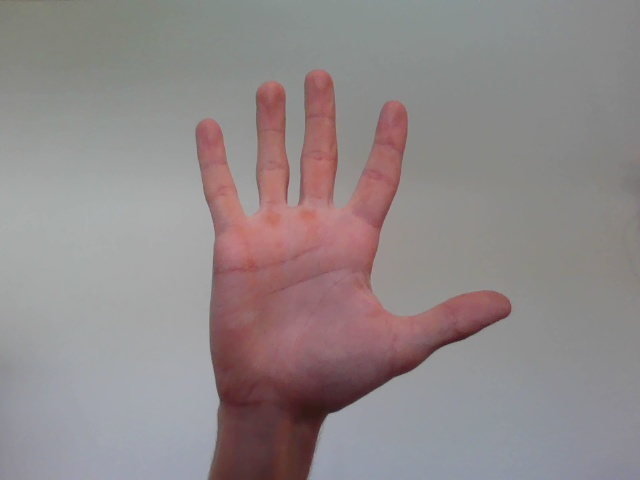
#> input picture test_images/5.jpg, 640 x 480 px
$ jupyter execute --allow-errors 'Dataset restrictions.ipynb'   (shell and % lines are left out)
#> lines starting #> are read from the running program, lines starting #| are printed output that depends on the picture
# Dataset restrictions

The purpose of this notebook is to explore the limits of the OpenPose model.

## Contents

- [Exposure](#Exposure)
- [Resolution](#Resolution)

[cell 1]
import cv2
import numpy as np
import pandas as pd
import matplotlib.pyplot as plt
import seaborn as sns
from skimage import exposure, transform, exposure

[cell 2]
frame = cv2.imread("test_images/5.jpg")
#> frame is the input picture: shape (480, 640, 3); mean B, G, R 137.5, 136.7, 145
plt.imshow(cv2.cvtColor(frame, cv2.COLOR_BGR2RGB))

[cell 3]
protoFile = "openpose/pose_deploy.prototxt"
weightsFile = "openpose/pose_iter_102000.caffemodel"
#> (the rest of this cell did not finish here and is left out)

## Exposure

One thing which can vary in many datasets is the exposure of the images. Now we can see what results the OpenPose model gives when we change the exposure of the test image. In this test we will change the exposure of the image by adjusting the gamma. The gamma will be in a range of 0.1 and 4.0 were 0.1 makes the images almost completely white, and 4.0 makes the image black. We can increment the gamma and predict the points. Then we can get the probablility of all the points of that image. The probablility is how confident the algorithm is, which means that the higher the better. Then we can plot all these probablilities in a graph to see the correlation.

[cell 4]
frameCopy = np.copy(frame)
probs = []
#> (the rest of this cell did not finish here and is left out)

In the graph below we can see that at both ends the probability goes down. This is expected because the image becomes more black or white the higher of lower you set the gamma. And we can see that around a gamma of '1.2' and '2.3' there is a bump. So it would be safe to say that the exposure of the images in the dataset should be between '1' and '2.5'.

#> (a cell that did not finish here is left out)

In the graph above we can see that there is a bump at around '1.2' and '2.3'. For this example we will take the gamma of '1.2' because we can assume that it will give better results because the hand will be more visible. For this image we can plot the histogram and cumulative distribution. Cumulative distribution function is method to describe the distribution of random variables. We can use this to see the distrobution of all the color channels. With data you might choose to also pre-process the images if the initial results were not good.

[cell 6]
frameCopy = np.copy(frame)
gamma_adjusted  = exposure.adjust_gamma(frameCopy, 1.2)

bins = 256
fig, axes = plt.subplots(1, 2, figsize=(14, 5))
ax_img, ax_hist = axes
ax_cdf = ax_hist.twinx()
ax_hist.set_xlabel('Pixel intensity')
ax_img.imshow(cv2.cvtColor(gamma_adjusted, cv2.COLOR_BGR2RGB))
ax_cdf.set_ylabel('Fraction of total intensity')
img_cdf, bins = exposure.cumulative_distribution(gamma_adjusted[:,:,0], bins)
#> img_cdf = 158 values from 1.95e-05 to 1; bins = 158 values from 11 to 168
ax_cdf.plot(bins, img_cdf, 'r')
img_cdf, bins = exposure.cumulative_distribution(gamma_adjusted[:,:,1], bins)
#> img_cdf = 158 values from 0 to 1
ax_cdf.plot(bins, img_cdf, 'g')
img_cdf, bins = exposure.cumulative_distribution(gamma_adjusted[:,:,2], bins)
#> img_cdf = 177 values from 0 to 1
#> (the rest of this cell did not finish here and is left out)

## Resolution

Another factor for datasets is the resulution of the images. We can assume that higher resolution images will preform better than lower ones. But this test is more to find out what the minimal resolution is which the OpenPose can predict.

[cell 7]
frameCopy = np.copy(frame)
scales = []
#> (the rest of this cell did not finish here and is left out)

Just like before we get the probability of each of the images. Every time we scale the images down by a factor of '0.2'. In the graph below we can see the confidence stays around '0.7' between '1.0' and '0.6'. Then the the probablility spikes up, one reason for why this is is because the OpenPose algorithm has been trained with image of this scale. Which means that it might be better at predicting at this size. After that the line goes down steeply. Until it flattens out at around '0.0'. The red line indicates the theshold for the probability. When i trained i set this threshold at '0.1'. This means that i did not accept a prediction where the probablility is smaller than '0.1'. And the scale factor is around '0.18', this indicates that the scale factor can be at least '0.18' before the probablility becomes too small.

#> (a cell that did not finish here is left out)

The resolution of the image will be '115 'by '86' if we scale the image down with a factor of '0.18'. But we need to keep in mind that the hand is only a small part of the image. So, in this case the resolution of the hand is only about '60' by '60'. And because the in an image can be at any size it would be better to recommend that the hand inside the image is no smaller than '60' by '60' pixels.

[cell 9]
import matplotlib.patches as patches

rescale = cv2.resize(frameCopy, (int(frameCopy.shape[1]*0.18),int(frameCopy.shape[0]*0.18)))
fig, ax = plt.subplots()
ax.imshow(cv2.cvtColor(rescale, cv2.COLOR_BGR2RGB))
rect = patches.Rectangle((32, 13), 60, 60, linewidth=2, edgecolor='r', facecolor='none')
ax.add_patch(rect)
plt.show()
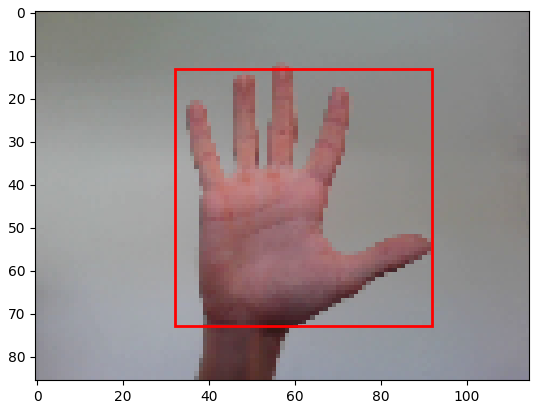
#> figure drawn by matplotlib, 1 panel


$ run again, with test_images/0.jpg copied over test_images/5.jpg
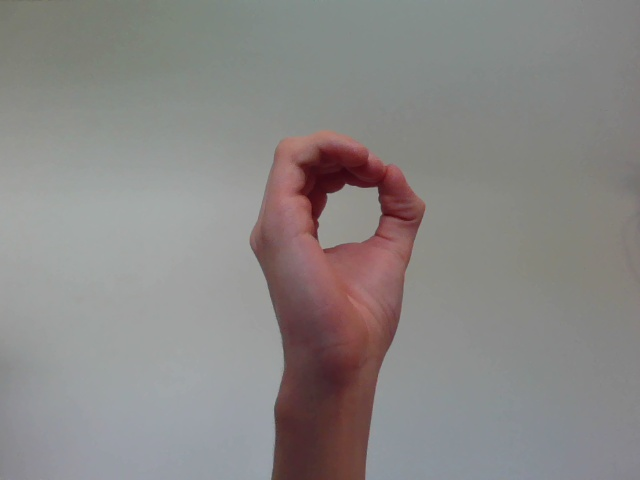
#> input picture test_images/0.jpg, 640 x 480 px
#> frame is the input picture: shape (480, 640, 3); mean B, G, R 133.6, 135.1, 138.1
#> `img_cdf, bins = exposure.cumulative_distribution(gamma_adjusted[:,:,0]..`: img_cdf = 153 values from 6.51e-06 to 1; bins = 153 values from 5 to 157
#> `img_cdf, bins = exposure.cumulative_distribution(gamma_adjusted[:,:,1]..`: img_cdf = 154 values from 0.000391 to 1
#> `plt.show()`:
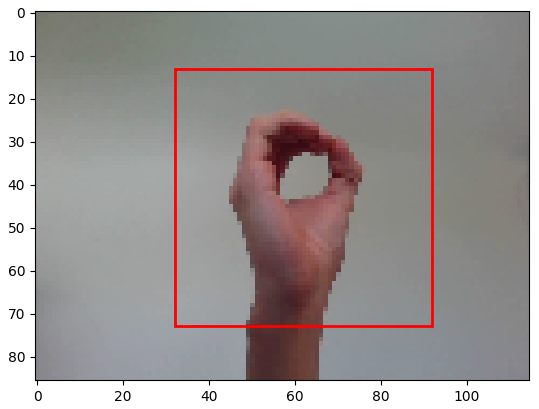
#> figure drawn by matplotlib, 1 panel

$ run again, with test_images/2.jpg copied over test_images/5.jpg
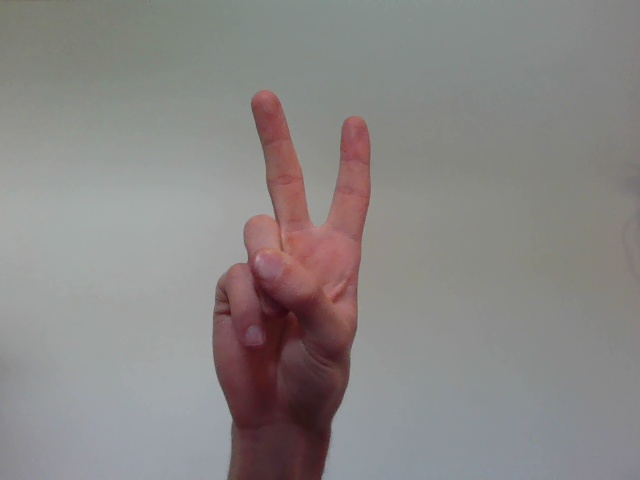
#> input picture test_images/2.jpg, 640 x 480 px
#> frame is the input picture: shape (480, 640, 3); mean B, G, R 133.6, 134.9, 138.4
#> `img_cdf, bins = exposure.cumulative_distribution(gamma_adjusted[:,:,0]..`: img_cdf = 152 values from 6.51e-06 to 1; bins = 152 values from 9 to 160
#> `img_cdf, bins = exposure.cumulative_distribution(gamma_adjusted[:,:,1]..`: img_cdf = 152 values from 0.00014 to 1
#> `img_cdf, bins = exposure.cumulative_distribution(gamma_adjusted[:,:,2]..`: img_cdf = 179 values from 0 to 1
#> `plt.show()`:
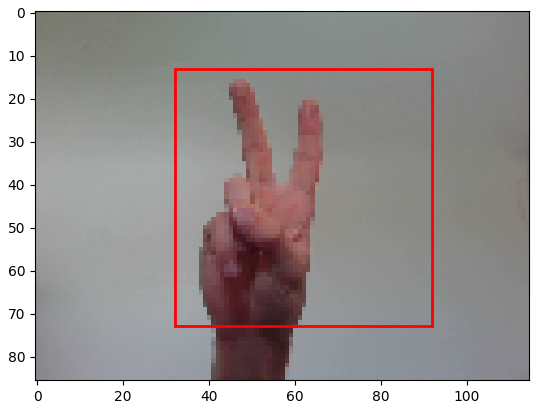
#> figure drawn by matplotlib, 1 panel
